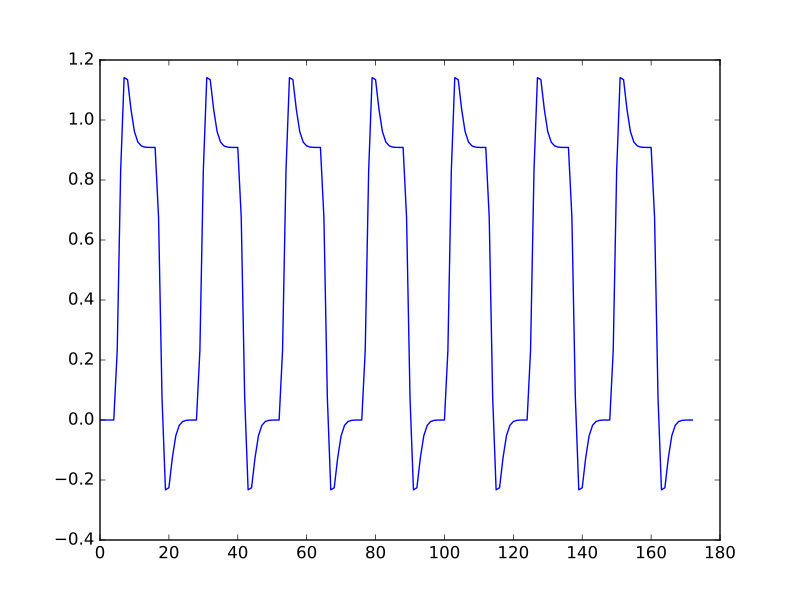

Source code (Python):
regressor = np.loadtxt('ds114_sub009_t2r1_conv.txt')
plt.plot(regressor)
# [...]
